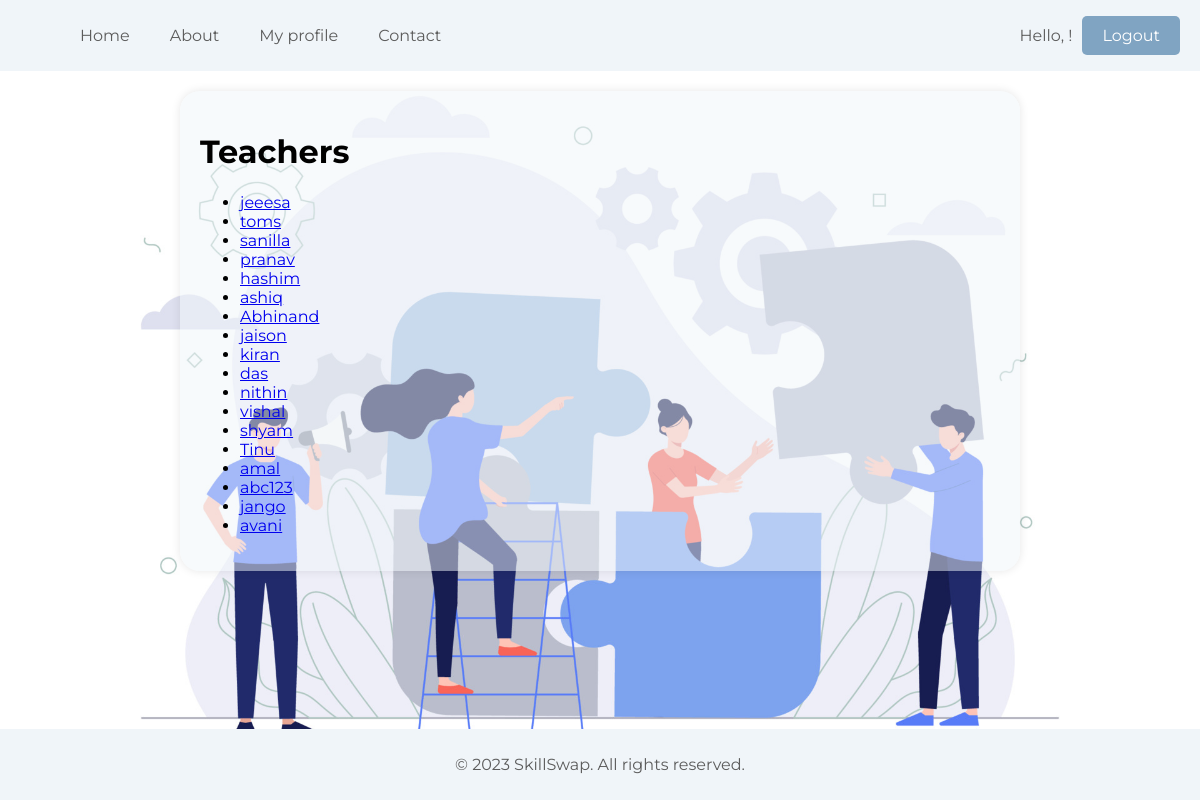
The app's page /learn/, older data.
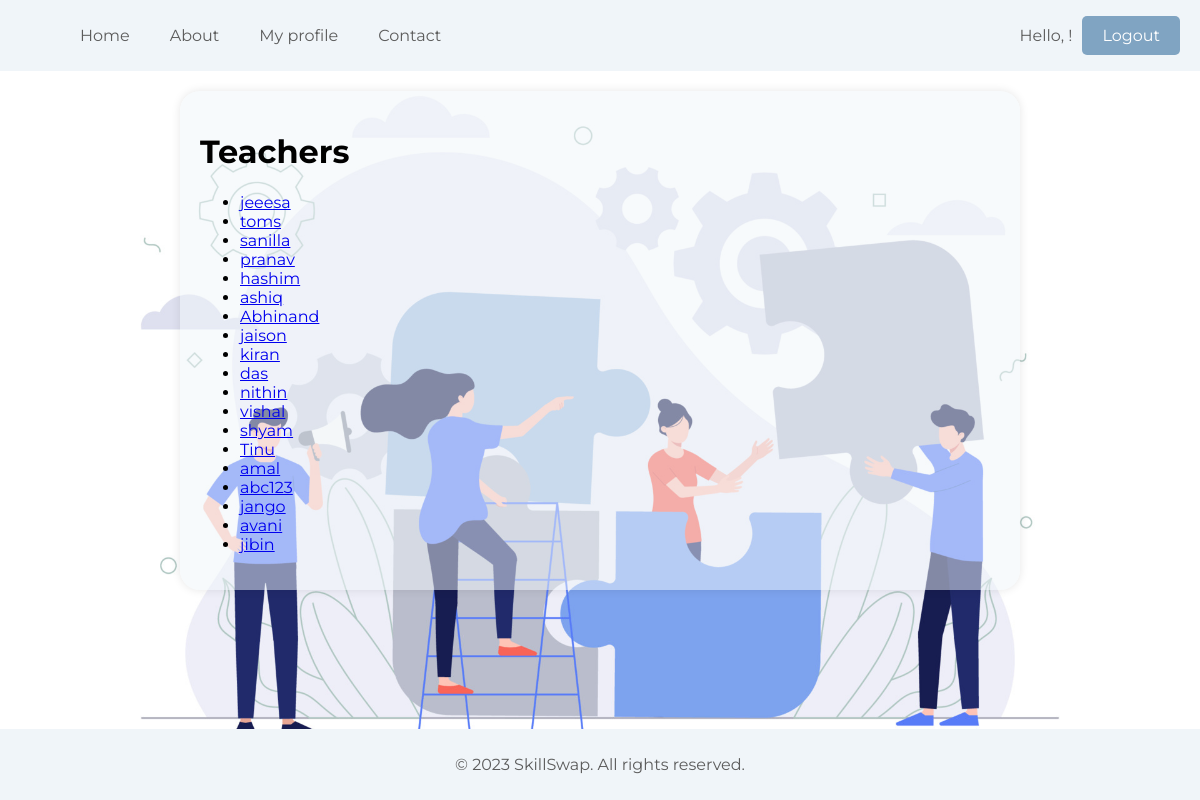
The same page, newer data.
### Skill/models.py (models this page shows, shortened)
class CustomUser(AbstractUser):
    email = models.EmailField(unique=True)
    profile_picture = models.ImageField(
        upload_to='profile_pictures/', null=True, blank=True)
    about_me = models.TextField(null=True, blank=True)

### Skill/views.py (the view)
# urls.py: path('learn/', views.learn, name='learn'),
def learn(request):
    users = CustomUser.objects.exclude(Q(is_superuser='1') | Q(
        id=request.user.id))  # Exclude superusers
    user_count = users.count()
    context = {
        "users": users,
        "user_count": user_count
    }
    return render(request, 'learn.html', context)

### Skill/templates/learn.html (shortened to what this page needs)
{% load static %}
<!DOCTYPE html>
<html lang="en">
<head>
</head>
<body>
        <header>
            <nav>
                <ul>
                    <li><a href="{% url 'home' %}">Home</a></li>
                    <li><a href="{% url 'about_us' %}">About</a></li>
                    <li><a href="{% url 'profile' %}">My profile</a></li>
                    <li><a href="{% url 'contact' %}">Contact</a></li>
                </ul>
            </nav>
                <div class="user-info">
                    <p>Hello, {{ user.username }}!</p>
                    <a href="{% url 'logout' %}" class="btn btn-primary" id="logout-link">Logout</a>
                </div>
        </header>
        <div class="profile-container">
            <div class="profile-left">
            <h1>Teachers</h1>
            <ul>
                {% for user in users %}
                    <li><a href="{% url 'profile' user.username %}">{{ user.username }}</a></li>
                {% endfor %}
            </ul>
            </div>
        </div>
    <footer>
        <p>&copy; 2023 SkillSwap. All rights reserved.</p>
    </footer>
</body>
</html>

Row changes from the older to the newer data that the page shows:
added CustomUser: username "jibin"
